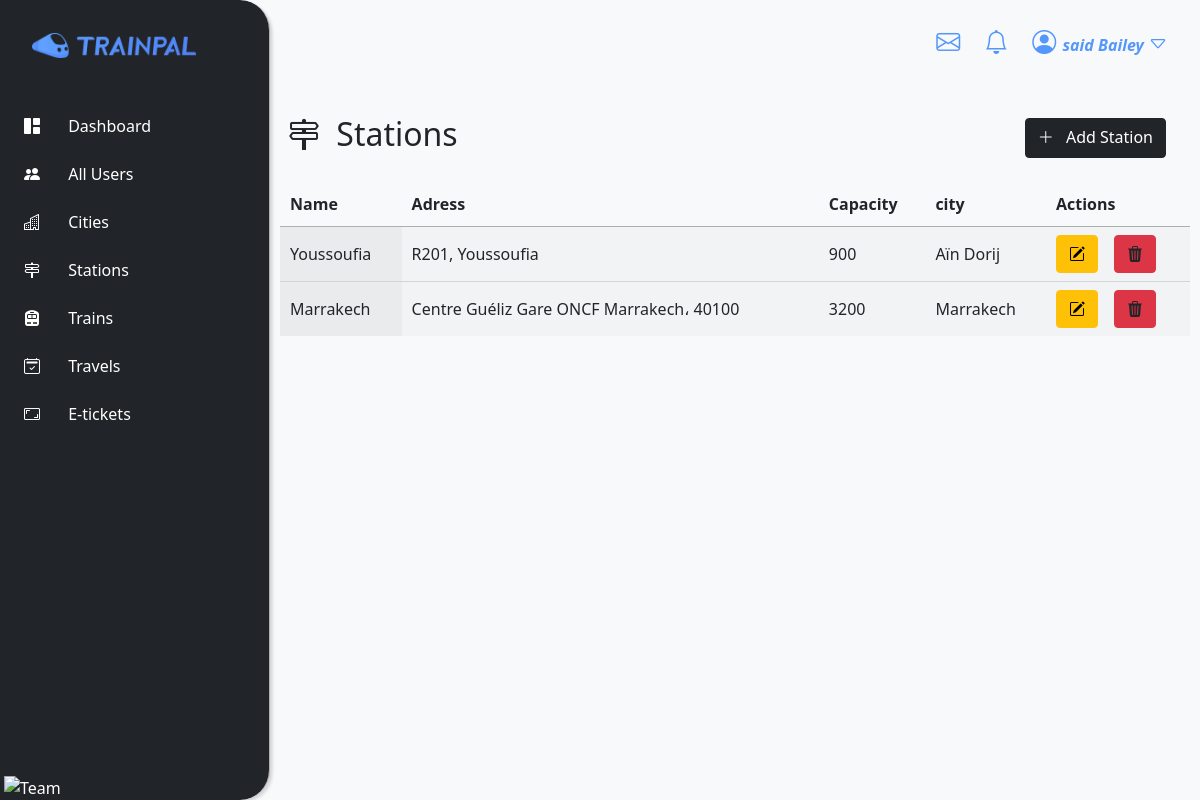
Screenshot of /stations.php (signed in) with the database file from the repository.
### tables this page shows
CREATE TABLE IF NOT EXISTS `stations` (
  `id` int NOT NULL AUTO_INCREMENT,
  `name` varchar(60) NOT NULL,
  `address` text NOT NULL,
  `capacity` int NOT NULL,
  `city_id` int NOT NULL,
  PRIMARY KEY (`id`)
);

CREATE TABLE IF NOT EXISTS `cities` (
  `id` int NOT NULL AUTO_INCREMENT,
  `name` varchar(40) NOT NULL,
  PRIMARY KEY (`id`)
);

### models/connection.php (called while the page is built, shortened)
<?php
class Connection
{
      private $serv = 'localhost';
      private $user = 'root';
      private $pass = '';
      private $bd = 'youtrain';
      private function pdoConnection()
      {
            $con = new PDO('mysql:host=' . $this->serv . ';dbname=' . $this->bd, $this->user, $this->pass);
            $con->setAttribute(PDO::ATTR_DEFAULT_FETCH_MODE, PDO::FETCH_ASSOC);
            try {
                  return $con;
            } catch (PDOException $e) {
                  echo 'Database Error: ' . $e->getMessage();
            }
      }
      public function connect()
      {
            return $this->pdoConnection();
      }
}

### models/station.php (called while the page is built, shortened)
<?php
require_once 'connection.php';
class Station extends Connection
{
    public function allStations()
    {
        $sql = "SELECT stations.*,
                cities.name as city
                from stations
                inner join cities on cities.id=stations.city_id";
        $stmt = $this->connect()->prepare($sql);
        $stmt->execute();
        $result = $stmt->fetchAll();
        return $result;
    }
}

### views/allStations.php (shortened to what this page needs)
<?php
include_once './models/station.php';
$all_stations = new Station();
$stations = $all_stations->allStations();
?>
<table id="data-table" class="display dataTable" style="width: 100%" aria-describedby="example_info">
    <thead>
        <tr>
            <th>Name</th>
            <th>Adress</th>
            <th>Capacity</th>
            <th>city</th>
            <th>Actions</th>
        </tr>
    </thead>
    <tbody>
        <?php
            foreach ($stations as $station) {
        ?>
            <tr class="odd" id = "<?= $station['id'];?>"  station = "<?= $station['name']; ?>"  address = "<?=$station['address'];?>"
            capacity = "<?= $station['capacity'];?>" city = "<?= $station['city_id'];?>">
                <td class="sorting_1"><?= $station['name'];?></td>
                <td class=""><?= $station['address'];?></td>
                <td class=""><?= $station['capacity'];?></td>
                <td class=""><?= $station['city'];?></td>
                <td>
                    <div class="d-flex fs-3">
                        <a href="#modal-city" data-bs-toggle="modal" class="btn btn-warning me-3" onclick="editStation(<?= $station['id']; ?>)"><i class="bi bi-pencil-square users-icon"></i></a>
                        <a href="controllers/stationController.php?id=<?= $station['id'] ?>" class="btn btn-danger text-dark"><i class="bi bi-trash3-fill users-icon"></i></a>
                    </div>
                </td>
            </tr>
        <?php
            }
        ?>
    </tbody>
</table>

### assets/css/style.css (style rules this page uses)
* { margin: 0; padding: 0; box-sizing: border-box; }
body { overflow-x: hidden; }
body { background-color: #dadde6 }

### rows the page displays
stations: name "Youssoufia", address "R201, Youssoufia", capacity "900", city.name "Aïn Dorij"
stations: name "Marrakech", address "Centre Guéliz Gare ONCF Marrakech، 40100", capacity "3200", city.name "Marrakech"

### other values shown
$_SESSION['first_name'] "said"
$_SESSION['last_name'] "Bailey"
